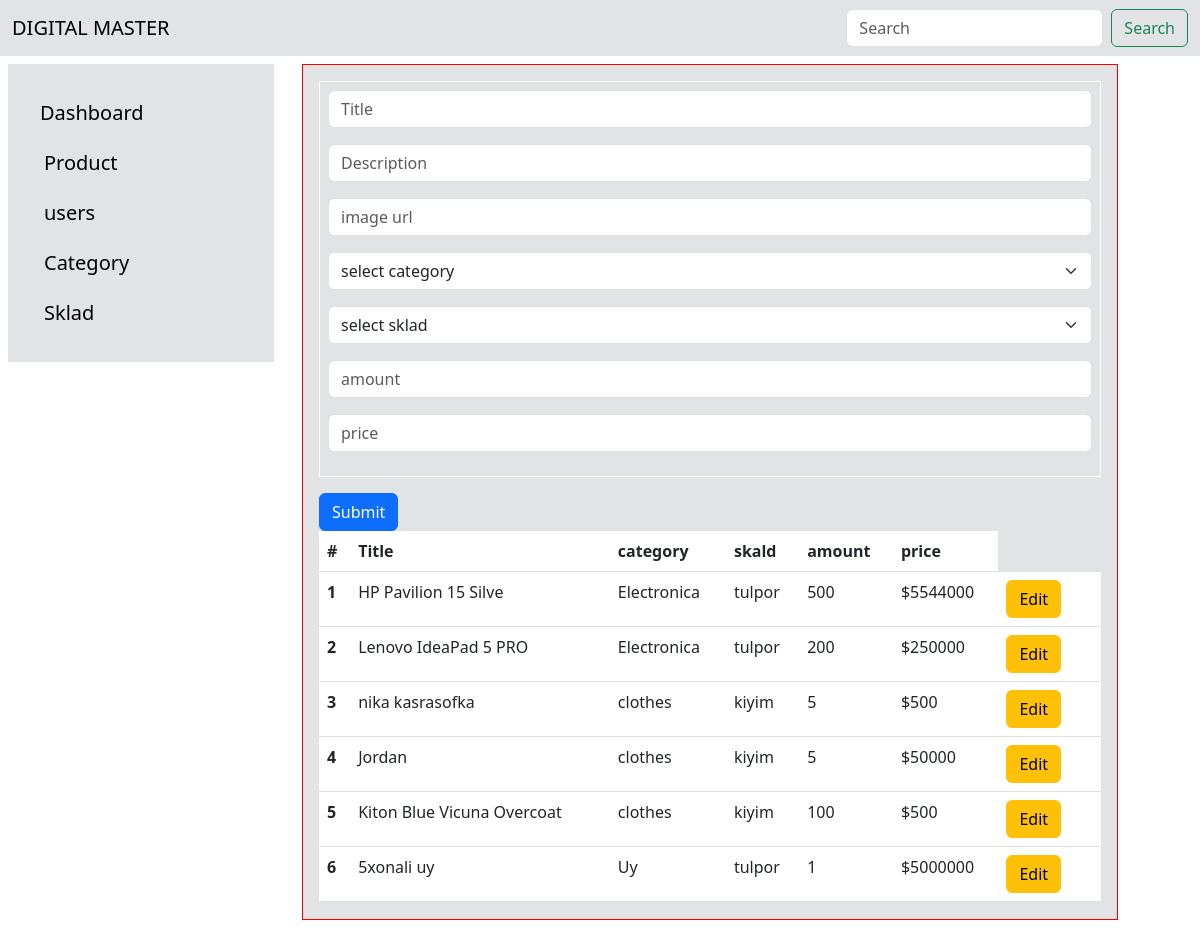
The page / on the database its author committed.
### tables this page shows
CREATE TABLE `prod` (
  `id` int(10) UNSIGNED NOT NULL,
  `title` varchar(255) NOT NULL,
  `descr` text NOT NULL,
  `image` text NOT NULL,
  `category` varchar(255) NOT NULL,
  `sklad` varchar(255) NOT NULL,
  `amount` int(11) NOT NULL,
  `price` int(11) NOT NULL,
  `import` text NOT NULL,
  `sell` text NOT NULL,
  `created_at` datetime NOT NULL DEFAULT current_timestamp()
);

### src/GetApi.php (called while the page is built, shortened)
<?php
class getAllTable{
    public static $pdo;
    public function getAll($table_name)
    {
        $query="SELECT * FROM $table_name";
        $stmt=self::$pdo->prepare($query);
        $stmt->setFetchMode(PDO::FETCH_CLASS, 'GetAllTable');
        $stmt->execute();
        return $stmt->fetchAll();
    }
}

### index.php (the view, shortened to what this page needs)
<?php
$product_obj=new Product();
$products=$product_obj->getAll('prod');
?>
    <?php require_once 'assets/navbar.php'; ?>
    <div class="main_section">
        <div class="row">
          <div class="col-3">
             <?php require_once "assets/menus.php" ?>
          </div>
          <div class="col-8 bg-secondary-subtle m-2 p-3" id="main_menu">
          <div class="">
          <div id="product" class="border border-white p-2">
            <form method="POST" action="">
              <div class="mb-3">
                <input type="text" required placeholder="Title" name="title" class="form-control" id="exampleInputEmail1" aria-describedby="emailHelp">
              </div>
              <div class="mb-3">
                <input type="text" required placeholder="Description" name="descr" class="form-control" id="exampleInputEmail1" aria-describedby="emailHelp">
              </div>
              <div class="mb-3">
                <input type="text" required name="image" placeholder="image url" class="form-control" id="exampleInputEmail1" aria-describedby="emailHelp">
              </div>
              <div class="mb-3">
                <select required class="form-select"name='category' aria-label="Default select example">
                  <option value="0" selected>select category</option>
                </select>
              </div>
              <div class="mb-3">
                <select required class="form-select"name='sklad' aria-label="Default select example">
                <option value="0" selected>select sklad</option>
                </select>
              </div>
              <div class="mb-3">
                <input placeholder="amount" required type="number" name='amount' class="form-control" id="exampleInputEmail1" aria-describedby="emailHelp">
              </div>
              <div class="mb-3">
                <input name="price" placeholder="price" required type="number" name="price" class="form-control" id="exampleInputEmail1" aria-describedby="emailHelp">
              </div>
              </div>
              <button type="submit" class="btn btn-primary">Submit</button>
            <table class="table">
              <thead id="getPoduct">
                <tr>
                  <th scope="col">#</th>
                  <th scope="col">Title</th>
                  <th scope="col">category</th>
                  <th scope="col">skald</th>
                  <th scope="col">amount</th>
                  <th scope="col">price</th>
                </tr>
              </thead>
              <tbody id="prod_cont">
                <?php
                foreach ($products as $product): ?>
                      <tr>
        <th scope="row"><?= $product->id ?></th>
        <td scope="col"><?= $product->title ?></td>
        <td scope="col"><?= $product->category ?></td>
        <td scope="col"><?= $product->sklad ?></td>
        <td scope="col"><?= $product->amount ?></td>
        <td scope="col"><?= '$'.$product->price ?></td>
        <td scope="col">
        <a href=<?= "http://localhost:8000/single.php/?id=$product->id" ?>>
         <button class="productEdit btn btn-warning">Edit</button> </td>
         <td scope="col"></td>
        </tr>
               <?php endforeach; ?>
              </tbody>
            </table>
            </div>
           </div>
         </div>
   <?php require_once "assets/footer.php" ?>

### assets/navbar.php (shortened to what this page needs)
<!DOCTYPE html>
<html lang="en">
  <head>
    <link href="https://cdn.jsdelivr.net/npm/bootstrap@5.3.0-alpha3/dist/css/bootstrap.min.css" rel="stylesheet">
    <link rel="stylesheet" href="../css/style.css">
  </head>
  <body>
  <nav class="navbar bg-body-tertiary bg-secondary-subtle">
  <div class="container-fluid">
    <a href="http://localhost:8000/" class="text navbar-brand">DIGITAL MASTER</a>
    <form class="d-flex" role="search">
      <input class="form-control me-2" type="search" placeholder="Search" aria-label="Search">
      <button class="btn btn-outline-success" type="submit" >Search</button>
    </form>
  </div>
</nav>

### assets/menus.php
<nav id="menupages" class="navbar row p-4 m-2 bg-body-tertiary bg-secondary-subtle">
<div class="container-fluid p-2">
              <a href="http://localhost:8000/dashboard.php" class="navbar-brand mb-0 h1">Dashboard</a>
              </div>
              <div class="container-fluid my-2">
                <a href="http://localhost:8000/" class="text navbar-brand mb-0 h1">Product</a>
              </div>
              <div class="container-fluid my-2">
              <a href="http://localhost:8000/user.php" class="text navbar-brand mb-0 h1">users</a>
              </div>
              <div class="container-fluid my-2">
              <a href="http://localhost:8000/Category.php" class="text navbar-brand mb-0 h1">Category</a>
              </div>
              <div class="container-fluid my-2">
              <a href="http://localhost:8000/sklad.php" class="text navbar-brand mb-0 h1">Sklad</a>
              </div>
            </nav>

### assets/footer.php (shortened to what this page needs)
</body>
</html>

### css/style.css (style rules this page uses)
#main_menu { height: 90vh; border: 1px solid red; overflow-y: auto; }

### rows shown on the page
prod: id "1", title "HP Pavilion 15 Silve", category "Electronica", sklad "tulpor", amount "500", price "5544000"
prod: id "2", title "Lenovo IdeaPad 5 PRO", category "Electronica", sklad "tulpor", amount "200", price "250000"
prod: id "3", title "nika kasrasofka", category "clothes", sklad "kiyim", amount "5", price "500"
prod: id "4", title "Jordan", category "clothes", sklad "kiyim", amount "5", price "50000"
prod: id "5", title "Kiton Blue Vicuna Overcoat", category "clothes", sklad "kiyim", amount "100", price "500"
prod: id "6", title "5xonali uy", category "Uy", sklad "tulpor", amount "1", price "5000000"
